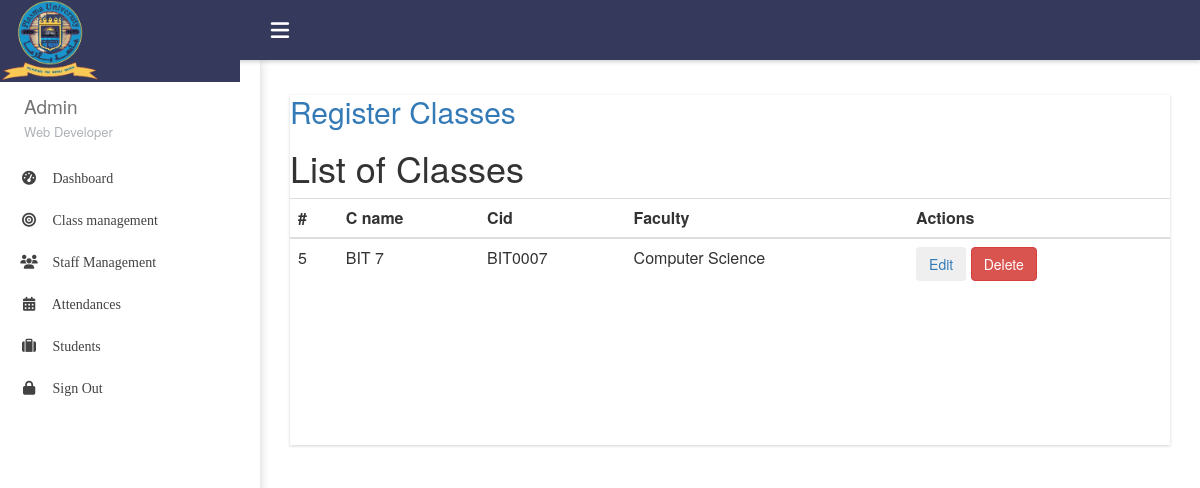
/admin/viewClass.php (signed in), run on the app's committed database.
### tables this page shows
CREATE TABLE `class` (
  `id` int(11) NOT NULL,
  `cname` varchar(20) NOT NULL,
  `cId` varchar(10) NOT NULL,
  `Faculty` varchar(20) NOT NULL
);

### admin/viewClass.php (the view, shortened to what this page needs)
<?php include 'includes/top.php';
include 'includes/sidebar.php'; ?>
<section id="main-content">
    <section class="wrapper main-wrapper row">
        <div class="col-md-12">
            <section class="box">
                <h2> <a href="classRegister.php">Register Classes</a></h2>
                <div class="card">
                    <div class="card-header">
                        <h1>List of Classes</h1>
                    </div>
                    <div class="card-body">
                        <table class="table table_responsive">
                            <tr>
                                <th>#</th>
                                <th>C name</th>
                                <th>Cid</th>
                                <th>Faculty</th>
                                <th>Actions</th>
                            </tr>
                            <tbody>
                                <?php
                                include 'includes/connection.php';
                                $view = "SELECT * FROM class";
                                $q = mysqli_query($conn, $view);
                                while ($r = mysqli_fetch_assoc($q)) {
                                ?>
                                    <tr>
                                        <td><?php echo $r['id']; ?></td>
                                        <td><?php echo $r['cname']; ?></td>
                                        <td><?php echo $r['cId']; ?></td>
                                        <td><?php echo $r['Faculty']; ?></td>
                                        <td>
                                            <a href=" editClass.php?cId=<?php echo $r['id']; ?>"><button class="btn btn-secondary">Edit</button></a>
                                            <a href="backend/class.php?cDel=<?php echo $r['id']; ?>"><button class="btn btn-danger" onclick=" return confirm('are you sure');">Delete</button></a>
                                        </td>
                                    <?php
                                }
                                    ?>
                                    </tr>
                            </tbody>
                        </table>
                    </div>
                </div>
            </section>
        </div>
    </section>
</section>

### admin/css/dashboard.css (style rules this page uses)
.page-topbar, .logo-area, .logo-area, #main-content, .logo-icon, .wraplist, .page-sidebar, .profile-info, .profile-image, .profile-details, .menu-title, .profile-image a img { -webkit-transition: 600ms; -moz-transition: 600ms; -o-transition: 600ms; transition: 600ms; }
#main-content { margin-left: 260px; display: block; }
.main-wrapper { margin-top: 60px; display: inline-block; width: 100%; padding: 15px 15px 0 15px; margin-left: 0px; margin-right: 0px; }
section.box { background-color: #ffffff; margin: 15px 0; min-height: 350px; box-shadow: 0 1px 3px rgba(33, 33, 33, .2); -webkit-box-shadow: 0 1px 3px rgba(33, 33, 33, .2); -moz-box-shadow: 0 1px 3px rgba(33, 33, 33, .2); -o-box-shadow: 0 1px 3px rgba(33, 33, 33, .2); -ms-box-shadow: 0 1px 3px rgba(33, 33, 33, .2); }

### data on the page
class: id "5", cname "BIT 7", cId "BIT0007", Faculty "Computer Science"

### other printed values
$_SESSION['userName'] "Admin"
